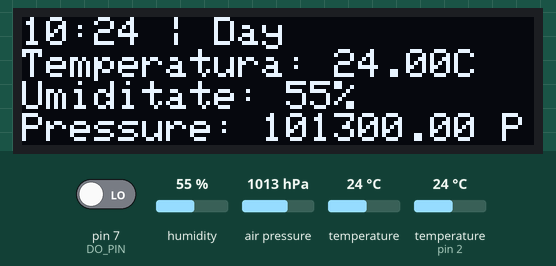
Recording of a sketch running on a simulated Arduino Uno, built with avr-gcc and run on an emulated ATmega328P. Parts: 128×32 one-colour display. The test bench sets the inputs (shaded band); at power-on: pin 7 (DO_PIN) LOW, humidity 55 %, air pressure 1013 hPa, temperature 24 °C, temperature (sensor on pin 2) 24 °C. The local clock reads 2024-03-15 10:24:30 at power-on unless the sketch sets it; what the sketch prints to the serial monitor is not drawn.

Above: at 3.4 s.
3.5 s: pin 7 (DO_PIN) driven HIGH
At 6.8 s:
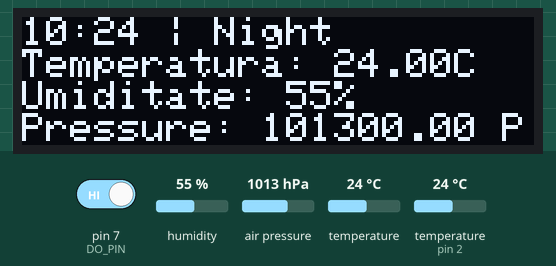
7.3 s: humidity set to 22 %
At 9.8 s:
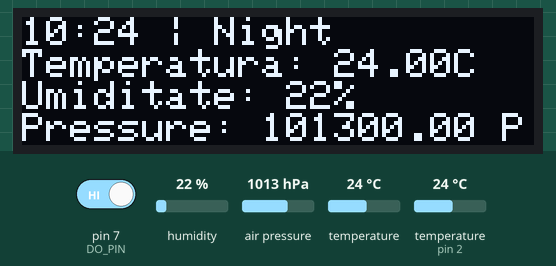
10.7 s: air pressure set to 952 hPa
At 11.5 s:
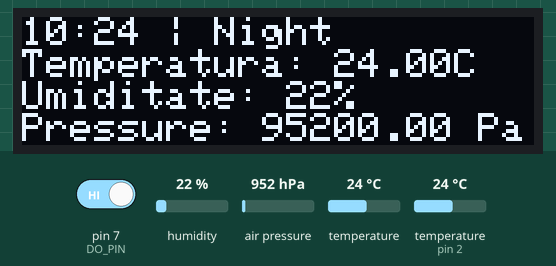
14.1 s: temperature (sensor 0) set to 12 °C
At 17.3 s:
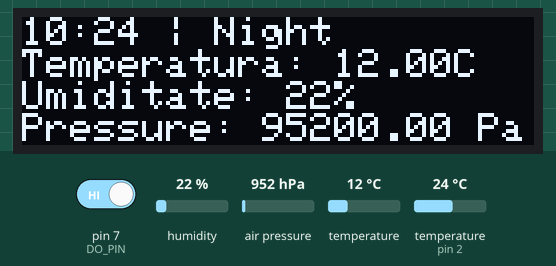
17.6 s: humidity set to 40 %
At 19.2 s:
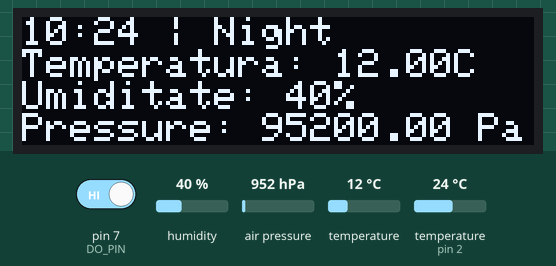
21.0 s: pin 7 (DO_PIN) driven LOW
At 22.0 s:
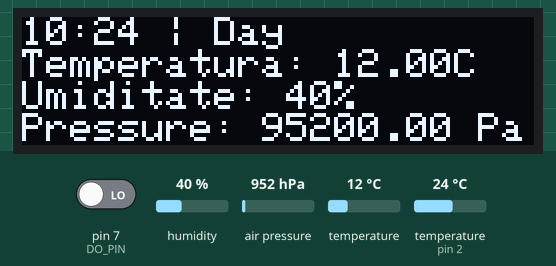
Timing chart, 0 to 24.0 s (numbered marks = the images above; inputs shaded):
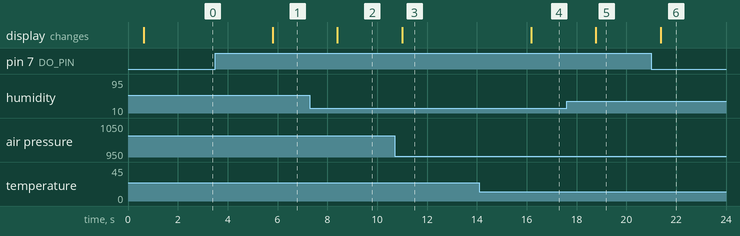

Measured:
- after the input at 3.5 s, the display: changes after 2.3 s (image 1)
- after the input at 7.3 s, the display: changes after 1.1 s (image 2)
- after the input at 10.7 s, the display: changes after 0.30 s (image 3)
- after the input at 14.1 s, the display: changes after 2.1 s (image 4)
- after the input at 17.6 s, the display: changes after 1.2 s (image 5)
- after the input at 21.0 s, the display: changes after 0.37 s (image 6)

The sketch:

mt_v2.ino
```cpp
#include <DHT11.h>
#include <SPI.h>
#include <Wire.h>
#include <Adafruit_GFX.h>
#include <Adafruit_SSD1306.h>
#include <Adafruit_BMP280.h>
#include <DS3231.h>

//defines
DHT11 dht11(2);
#define SCREEN_W 128
#define SCREEN_H 32
#define OLED_RESET     -1
#define SCREEN_ADDRESS 0x3C
#define BMP_SCK  (13)
#define BMP_MISO (12)
#define BMP_MOSI (11)
#define BMP_CS   (10)
#define DO_PIN 7

Adafruit_SSD1306 display(SCREEN_W, SCREEN_H, &Wire, OLED_RESET);
Adafruit_BMP280 bmp;
RTClib myRTC;

class STM{
  private:
    int temp;
    int humidity;
    float temp_flt;
    float pressure;
    bool daylight;
    DateTime now;
  public:

    STM(int temp_, int humidity_);
    STM(int temp_, int humidity_, float temp_flt_, float pressure_);
    STM(DateTime now_);
    STM(int temp_, int humidity_, float temp_flt_, float pressure_, DateTime now_);
    STM(int temp_, int humidity_, float temp_flt_, float pressure_, DateTime now_, bool daylight_);
    void afisare_consola();
    void afisare_display();
};

String format(int v){
  return (v < 10) ? "0" + String(v) : String(v);
}

void STM::afisare_consola()
{
  String timp = format(now.hour()) + ":"+ format(now.minute())+":"+format(now.second());
  String zi = ((daylight) ? "Night" : "Day");

  Serial.print("{");
  Serial.print("\"time\":\""); Serial.print(timp); Serial.print("\",");
  Serial.print("\"daylight\":\""); Serial.print(zi); Serial.print("\",");
  Serial.print("\"temp_int\":"); Serial.print(temp); Serial.print(",");
  Serial.print("\"humidity\":"); Serial.print(humidity); Serial.print(",");
  Serial.print("\"temp_float\":"); Serial.print(temp_flt); Serial.print(",");
  Serial.print("\"pressure\":"); Serial.print(pressure);
  Serial.println("}");
}

void STM::afisare_display()
{
  String temperatura = "Temperatura: " + String(temp_flt) + "C";
  String umiditate = "Umiditate: " + String(humidity) + "%";
  String time_day = format(now.hour()) + ":"+ format(now.minute()) + " | " + ((daylight) ? "Night" : "Day");//day / night de facut ceas + daylight sensor
  String presiune = "Pressure: " + String(pressure) + " Pa";
  display.clearDisplay();
  display.setTextSize(1);
  display.setCursor(0, 0);
  display.setTextColor(SSD1306_WHITE);
  display.println(time_day);
  display.println(temperatura);
  display.println(umiditate);
  display.println(presiune);
  display.display();
}

STM::STM(DateTime now_)
{
  now = now_;
}

STM::STM(int temp_, int humidity_)
{
  temp = temp_;
  humidity = humidity_;
}

STM::STM(int temp_, int humidity_, float temp_flt_, float pressure_)
{
  temp = temp_;
  humidity = humidity_;
  temp_flt = temp_flt_;
  pressure = pressure_;

}

STM::STM(int temp_, int humidity_, float temp_flt_, float pressure_, DateTime now_)
{
  temp = temp_;
  humidity = humidity_;
  temp_flt = temp_flt_;
  pressure = pressure_;
  now = now_;
}

STM::STM(int temp_, int humidity_, float temp_flt_, float pressure_, DateTime now_, bool daylight_)
{
  temp = temp_;
  humidity = humidity_;
  temp_flt = temp_flt_;
  pressure = pressure_;
  now = now_;
  daylight = daylight_;
}

void setup() {
  // put your setup code here, to run once:
  Serial.begin(9600);
  pinMode(DO_PIN,INPUT);
  //Wire.begin();
  if(!display.begin(SSD1306_SWITCHCAPVCC, SCREEN_ADDRESS)) {
    Serial.println(F("SSD1306 allocation failed"));

  }
  display.clearDisplay();

  unsigned status;
  status = bmp.begin(0x76);
  if (!status) {
    Serial.println(F("Could not find a valid BMP280 sensor, check wiring or "
                      "try a different address!"));
    Serial.print("SensorID was: 0x"); Serial.println(bmp.sensorID(),16);
    Serial.print("        ID of 0xFF probably means a bad address, a BMP 180 or BMP 085\n");
    Serial.print("   ID of 0x56-0x58 represents a BMP 280,\n");
    Serial.print("        ID of 0x60 represents a BME 280.\n");
    Serial.print("        ID of 0x61 represents a BME 680.\n");
    while (1) delay(10);
  }

  /* Default settings from datasheet. */
  bmp.setSampling(Adafruit_BMP280::MODE_NORMAL,     /* Operating Mode. */
                  Adafruit_BMP280::SAMPLING_X2,     /* Temp. oversampling */
                  Adafruit_BMP280::SAMPLING_X16,    /* Pressure oversampling */
                  Adafruit_BMP280::FILTER_X16,      /* Filtering. */
                  Adafruit_BMP280::STANDBY_MS_500); /* Standby time. */
}

void loop() {
  // put your main code here, to run repeatedly:
  int temp_int, humidity;
  int results = dht11.readTemperatureHumidity(temp_int, humidity);
  STM p = STM(temp_int, humidity, bmp.readTemperature(), bmp.readPressure(), myRTC.now(), digitalRead( DO_PIN ) == 1);
  if(results == 0)
  {
    p.afisare_consola();
    p.afisare_display();
  }
  else
  {
    display.clearDisplay();
    display.setTextSize(2);
    display.setCursor(0, 0);
    display.setTextColor(SSD1306_WHITE);
    display.println("error");
    display.display();
    Serial.println(DHT11::getErrorString(results));
  }

  delay(2000);
}
```
